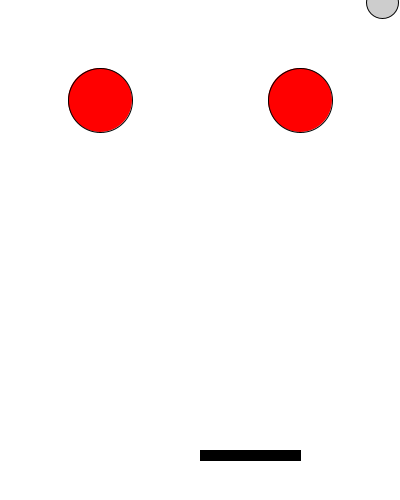
Frame 1 (no input)
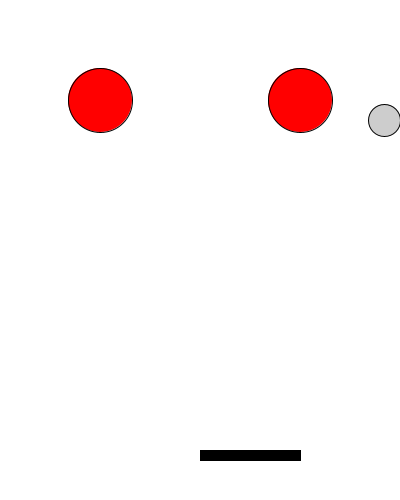
Frame 60 (the mouse pressed at the canvas centre just before this capture)
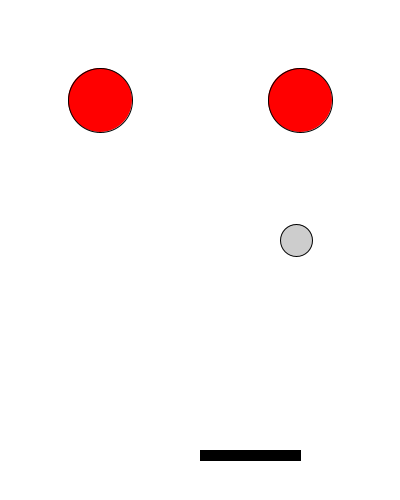
Frame 120 (the mouse held since frame 60 and released just before this capture)

The Processing sketch that drew these frames (run headless with seeded random() and noise(); from frame 60 on, the mouse is pressed at the canvas centre):

// Processing sketch: processing_105800
// ── processing_105800.pde

/* @pjs globalKeyEvents=true; 
 */



// Oject variables
Ball ball1;  // this will be the current ball in play
Ball [] balls;  //this will hold an array of game balls
Paddle paddle;
Bumper bumper1;  //two bumpers
Bumper bumper2;
int ballsRemaining;  // keep count of balls remaining
int score = 0; //keep score

void setup() {
  size(400,500);
  smooth();
  
  // Initialize ball array
  balls = new Ball[3];
  for (int i=0; i < balls.length; i++)  {
    balls[i] = new Ball();
  }
   ballsRemaining = 3;
   
   //create the bumpers
   bumper1 = new Bumper(100, 100);
   bumper2 = new Bumper(300, 100);
  
  //initialize slider
  paddle = new Paddle(width/2, 450);
  // launch the first ball
  launchBall();
}

void draw() {
  background(255);
  bumper1.display();  //display the bumpers
  bumper2.display();

  if (ballsRemaining == 0)  {  // game is over
    println("Congratulations.  Your score is: " + str(score) + " points");
  }
  // Move and display ball
  ball1.move();
  ball1.display();
  //check if the ball has left the window
  if (ball1.y > height)  {
    ballsRemaining--;
    launchBall();  //if so, launch a new ball
  }
  if (ball1.hitTestBumper(bumper1))  {
    score++;
  }
  if (ball1.hitTestBumper(bumper2))  {
    score++;
  }
  paddle.display();
  // test if the slider and ball intersect
  ball1.hitTestPaddle(paddle);
}

void keyPressed()  {
  if (keyCode == LEFT)  {
    paddle.move(-10, 0);  //move the slider 1 pixels to the left
  }
  if (keyCode == RIGHT)  {
    paddle.move(10, 0);  //move the slider 1 pixel to the right
  }
  if (keyCode == UP)  {
    paddle.move(0, -10);
  }
  if (keyCode == DOWN)  {
    paddle.move(0, 10);
  }
}
  
void launchBall()  {
  //test to see if there are more balls left
  if (balls.length > 0)  {
    ball1 = balls[balls.length-1];  // get the last ball in the array
    balls = (Ball [])shorten(balls);
  }
}


// Learning Processing
// Daniel Shiffman
// http://www.learningprocessing.com

// Example 10-2: Bouncing ball class

class Ball {

  float r;   // radius
  float x,y; // location
  float xspeed,yspeed; // speed
  
  // Constructor
  Ball() {
    r = 16;
    x = random(width);
    y = 0;
    xspeed = 2;
    yspeed = 2;
  }
  
  void move() {
    x += xspeed; // Increment x
    y += yspeed; // Increment y
    
    // Check left and right edges
    if (x > width || x < 0) {
      xspeed *= - 1;
    }
    //Check top edge
    if (y < 0) {
      yspeed *= - 1;
    }
  }
  
  // Draw the ball
  void display() {
    stroke(0);
    fill(0,50);
    ellipse(x,y,r*2,r*2);
  }
  
  Boolean hitTestBumper(Bumper b)  {
    float d = dist(x, y, b.x, b.y);
    if (d <= (r + b.r))  {
      xspeed *= -1;  //change travel of the ball
      return true;
    }
    else {
      return false;
    }
  }
  
  // A function that returns true or false based on
  // if the slider collides a ball
  boolean hitTestPaddle (Paddle p) { 
    // test if slider and ball intersect
    float x1 = p.x;        // get the top left point of the paddle
    float y1 = p.y;
    float x2 = p.x + p.w;  // get the bottom right point of the paddle
    float y2 = p.y + p.h;
    if (((x + r) < x1)  
    || ((x - r) > x2)
    || ((y + r) < y1)
    || ((y - r) > y2))
    { 
      return false;
    } 
    else {
      yspeed *= -1;  //reverse the direction of the ball
      return true;
    }
  }

}

class Bumper  {
  int x;  //the location of the bumper
  int y;
  int r;  // the radious of the bumper
  
  Bumper(int tempX, int tempY)  {
    x = tempX;
    y = tempY;
    r = 32;
  }
  
  void display()  {
    fill(255,0,0);
    ellipse(x, y, 2*r, 2*r);
  }
}
class Paddle {

  float x; //location (top left)
  float y;
  float x2;  //location (bottom right)
  float y2;
  float w;  // dimensiosn of slider
  float h;

  Paddle(float tempX, float tempY) {
    x = tempX;
    y = tempY;
    w = 100;
    h = 10;
  }

  void move(float movePixelsX, float movePixelsY) { //sets position of the slider
    x += movePixelsX;
    x = constrain(x, 0, width);  //keep x value within the window
    y += movePixelsY;
    y = constrain(y, 0, height);  // keep y value within the window
  }

  void display() { //draw the slider
    stroke(0);
    fill(0);
    rect(x, y, w, h);
  }
}
